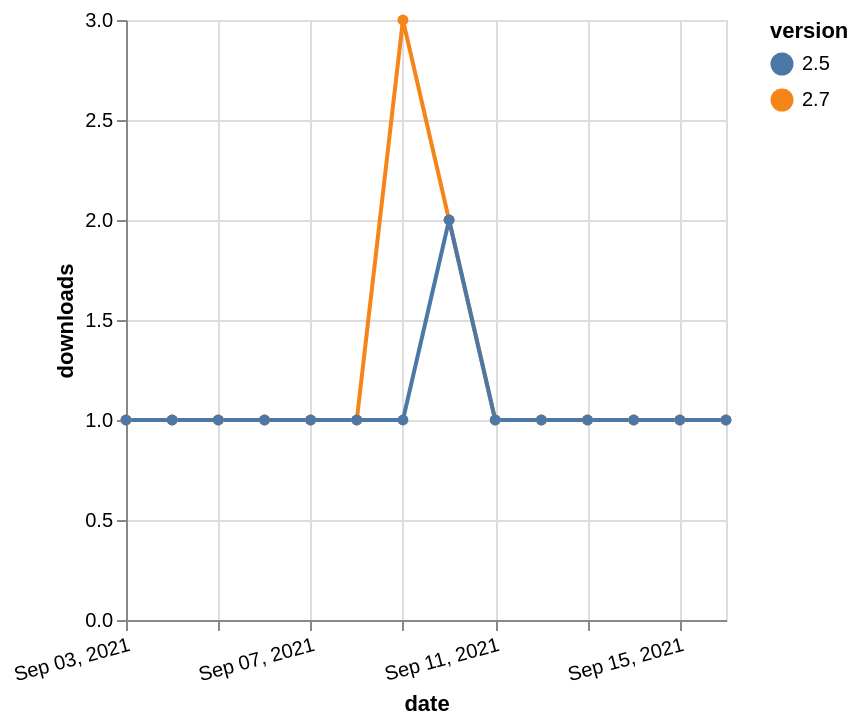

Describe this chart as a Vega-Lite specification.
### Vega-Lite specification from a JSON file in a GitHub repository (floating-point values rounded to 4 significant figures)
{"$schema": "https://vega.github.io/schema/vega-lite/v5.json", "description": "A simple bar chart with embedded data.", "data": {"values": [{"date": "2021-09-03", "total": 228, "delta": 1, "version": "2.7"}, {"date": "2021-09-04", "total": 229, "delta": 1, "version": "2.7"}, {"date": "2021-09-05", "total": 230, "delta": 1, "version": "2.7"}, {"date": "2021-09-06", "total": 231, "delta": 1, "version": "2.7"}, {"date": "2021-09-07", "total": 232, "delta": 1, "version": "2.7"}, {"date": "2021-09-08", "total": 233, "delta": 1, "version": "2.7"}, {"date": "2021-09-09", "total": 236, "delta": 3, "version": "2.7"}, {"date": "2021-09-10", "total": 238, "delta": 2, "version": "2.7"}, {"date": "2021-09-11", "total": 239, "delta": 1, "version": "2.7"}, {"date": "2021-09-12", "total": 240, "delta": 1, "version": "2.7"}, {"date": "2021-09-13", "total": 241, "delta": 1, "version": "2.7"}, {"date": "2021-09-14", "total": 242, "delta": 1, "version": "2.7"}, {"date": "2021-09-15", "total": 243, "delta": 1, "version": "2.7"}, {"date": "2021-09-16", "total": 244, "delta": 1, "version": "2.7"}, {"date": "2021-09-03", "total": 367, "delta": 1, "version": "2.5"}, {"date": "2021-09-04", "total": 368, "delta": 1, "version": "2.5"}, {"date": "2021-09-05", "total": 369, "delta": 1, "version": "2.5"}, {"date": "2021-09-06", "total": 370, "delta": 1, "version": "2.5"}, {"date": "2021-09-07", "total": 371, "delta": 1, "version": "2.5"}, {"date": "2021-09-08", "total": 372, "delta": 1, "version": "2.5"}, {"date": "2021-09-09", "total": 373, "delta": 1, "version": "2.5"}, {"date": "2021-09-10", "total": 375, "delta": 2, "version": "2.5"}, {"date": "2021-09-11", "total": 376, "delta": 1, "version": "2.5"}, {"date": "2021-09-12", "total": 377, "delta": 1, "version": "2.5"}, {"date": "2021-09-13", "total": 378, "delta": 1, "version": "2.5"}, {"date": "2021-09-14", "total": 379, "delta": 1, "version": "2.5"}, {"date": "2021-09-15", "total": 380, "delta": 1, "version": "2.5"}, {"date": "2021-09-16", "total": 381, "delta": 1, "version": "2.5"}]}, "width": "container", "mark": {"type": "line", "point": {"filled": true}}, "encoding": {"x": {"field": "date", "type": "temporal", "timeUnit": "yearmonthdate", "title": "date", "axis": {"labelAngle": -15}}, "y": {"field": "delta", "type": "quantitative", "title": "downloads"}, "color": {"field": "version", "type": "nominal"}, "tooltip": {"field": "delta"}}}
